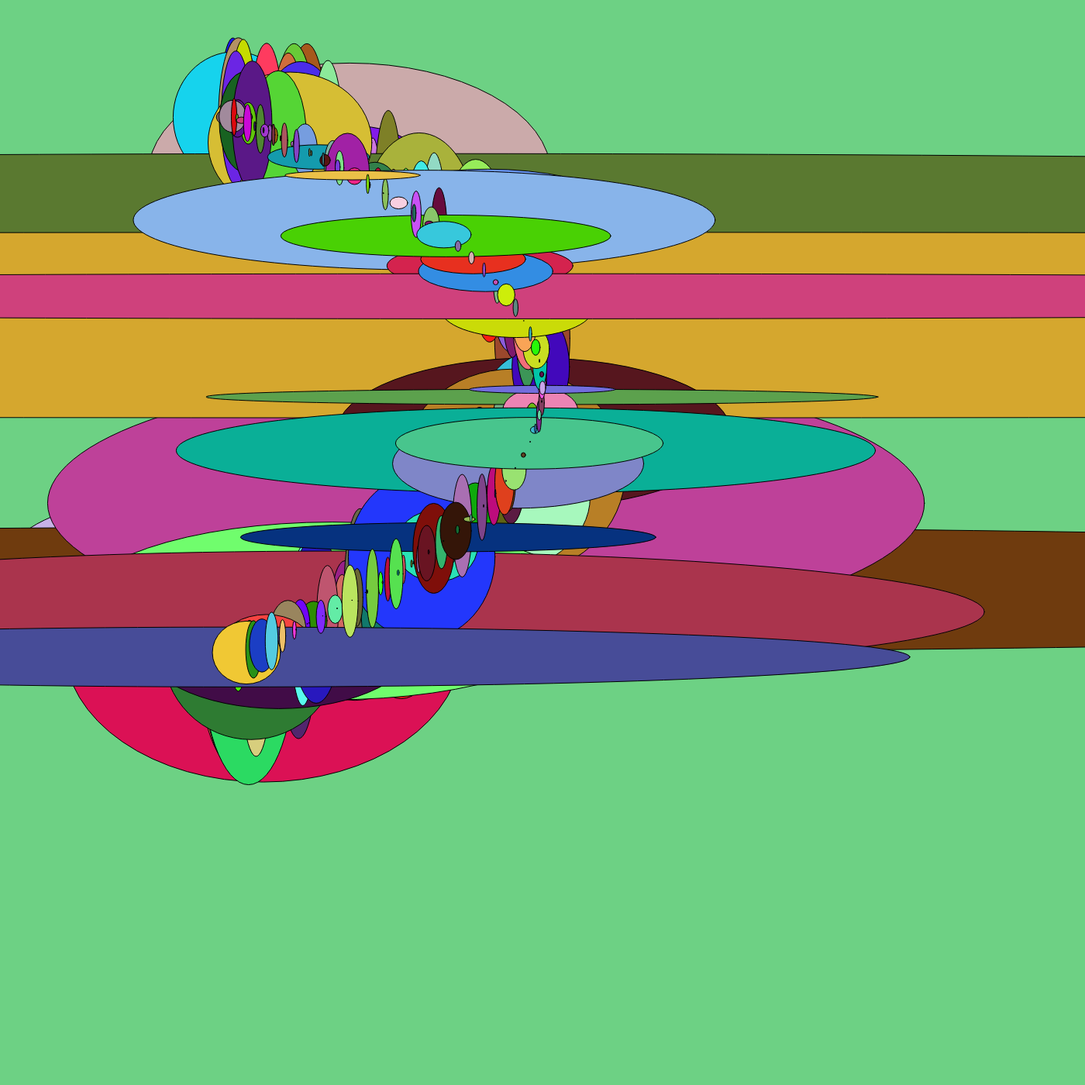
Frame 1 (no input)
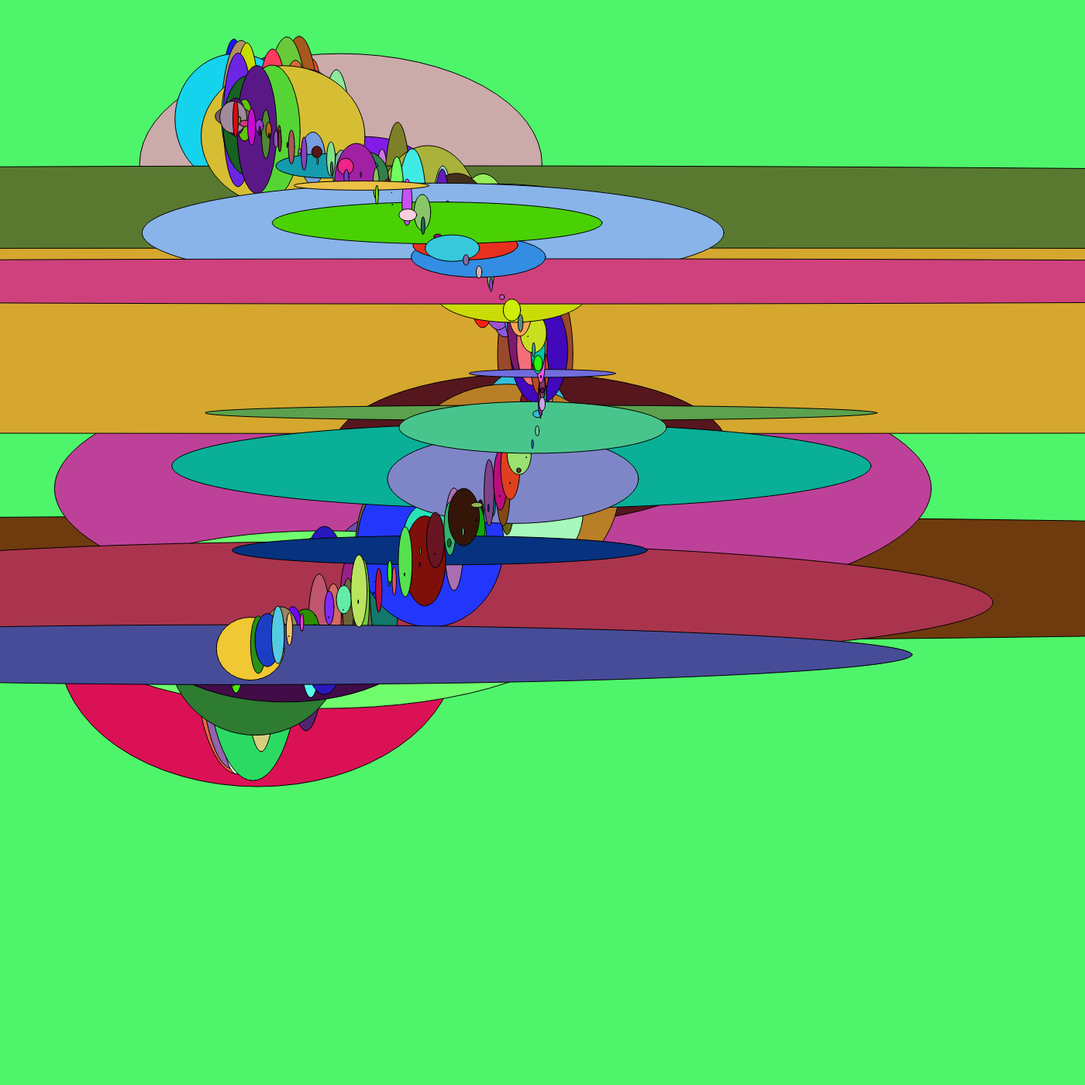
Frame 60 (no input)
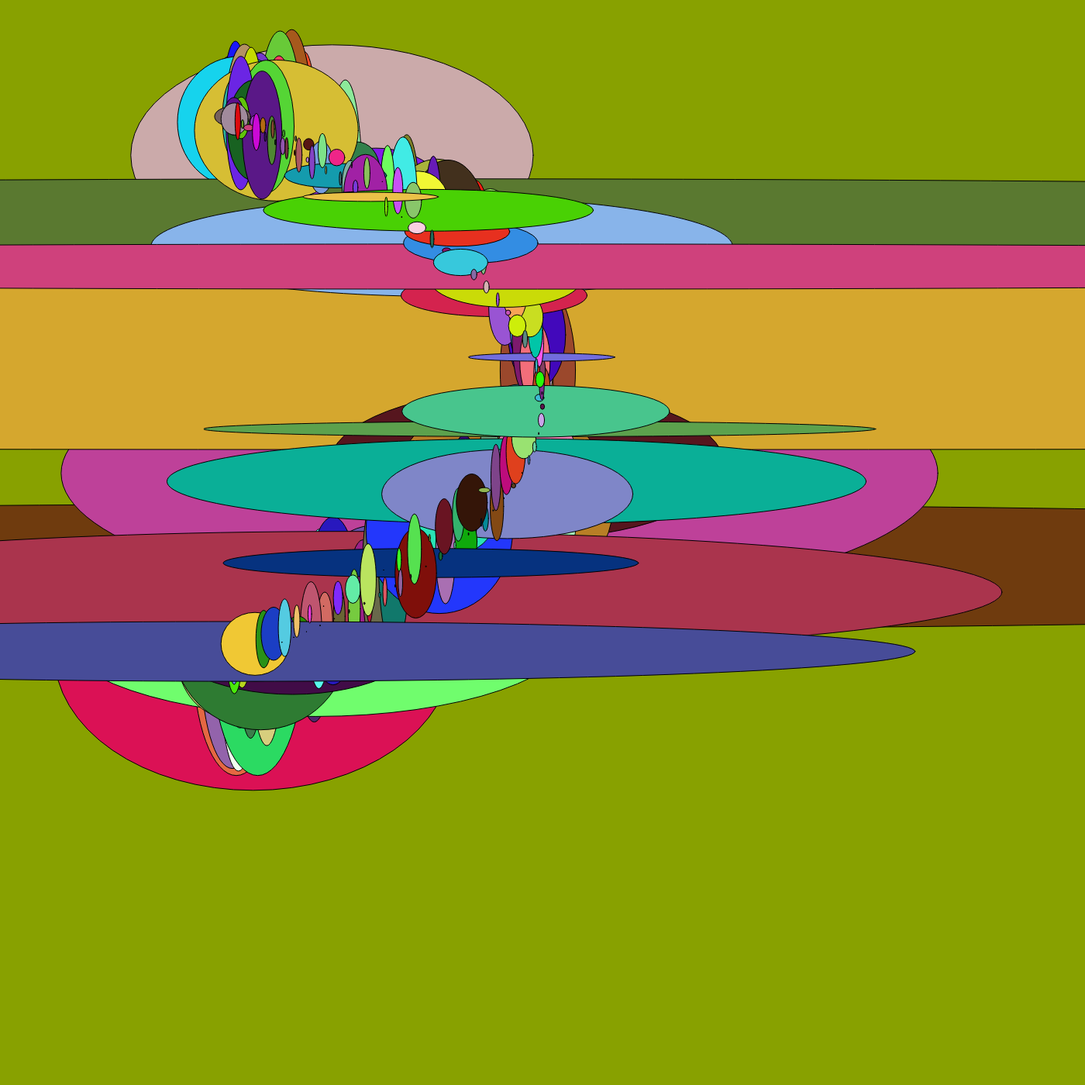
Frame 120 (the mouse pressed at the canvas centre since frame 60)

The p5.js sketch that drew these frames (run headless with seeded random() and noise() and a simulated clock; from frame 60 on, the mouse is pressed at the canvas centre):

// p5.js sketch
// ── sketch.js
var circles=[];
var numCircles=400;

var slider;
var sliderVal;
var count=0;

function setup() {
  // frameRate(3);
  createCanvas(1400,1400);
translate(500,500);
  for(var i=0;i<numCircles;i++) {
  var xVal = cos(i/2*5);
  xVal=(xVal/2)*100;
  var yVal = sin(i/10);
  yVal=yVal/2*20;
    var zVal = (400-i)/4 * 2;
  circles[i] = new Bubble(xVal,yVal,zVal);

  circles[i].draw();
  }






}

function draw() {
background(color(random(255),random(255),random(255)));
translate(500,500);
count = count+0.001;
  for(var i=0;i<numCircles;i++) {
    circles[i].x=cos(i/10+count)*200;
    circles[i].y=sin(i/20+count)*350;
    // circles[i].size = circles[i].size*sin(i)*1.005;
  circles[i].draw();
  }
}



var Bubble = function(x,y,size) {

this.x=x;
this.y=y;
this.size=size*random(2);
this.xScale=random(7);    
this.col = [random(255),random(255),random(255)];

this.draw = function() {
fill(this.col);

ellipse(this.x,this.y,this.size/this.xScale,this.size)
}

}
